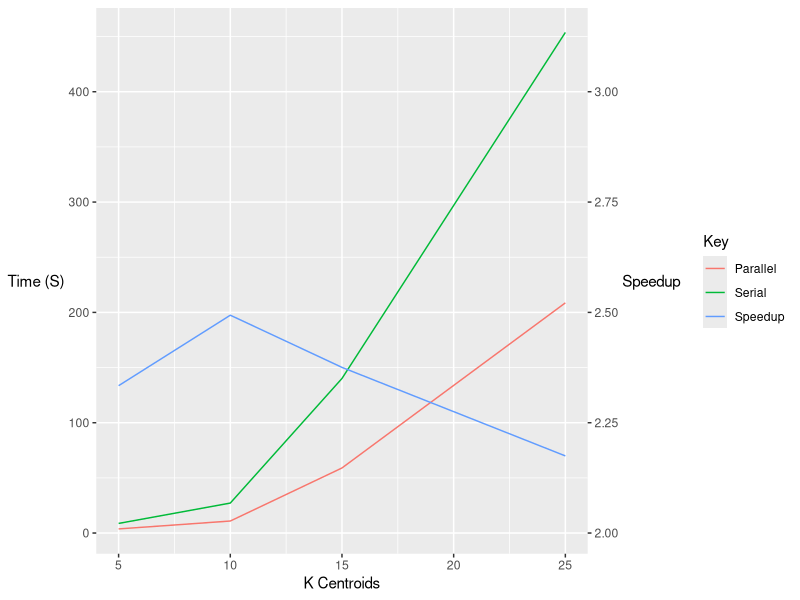

The R source for this figure:
library(data.table)
library(ggplot2)

datas <- data.table("5"=c(8.722372, 3.737203, 2.333930),
                    "10"=c(27.166801, 10.894545, 2.493615),
                    "15"=c(140.110077, 58.985418, 2.375334),
                    "25"=c(453.748933, 208.646101, 2.174729),
                    "label"=c("Serial", "Parallel", "Speedup"))

data.long <- melt(datas, id.vars="label", measure.vars=c("5", "10", "15", "25"),
                  variable.factor=FALSE, variable.name="K Centroids")
data.long$`K Centroids` <- as.numeric(data.long$`K Centroids`)

data.times <- data.long[(label=="Serial" | label=="Parallel")]
names(data.times) <- c("Key", "K Centroids", "Time (S)")

(data.speedup <- data.long[label=="Speedup"])
names(data.speedup)[3] <- "Speedup"

ggplot() +
  geom_line(aes(x=`K Centroids`, y=`Time (S)`, color=Key),
            data=data.times) +
  geom_line(aes(x=`K Centroids`, y=(Speedup-2)*400, color=label), data=data.speedup) +
  scale_y_continuous(sec.axis = sec_axis(trans=~(./400)+2, name="Speedup")) +
  theme(axis.title.y.right = element_text(angle=0, vjust = .5),
        axis.title.y.left = element_text(angle=0, vjust = .5))
